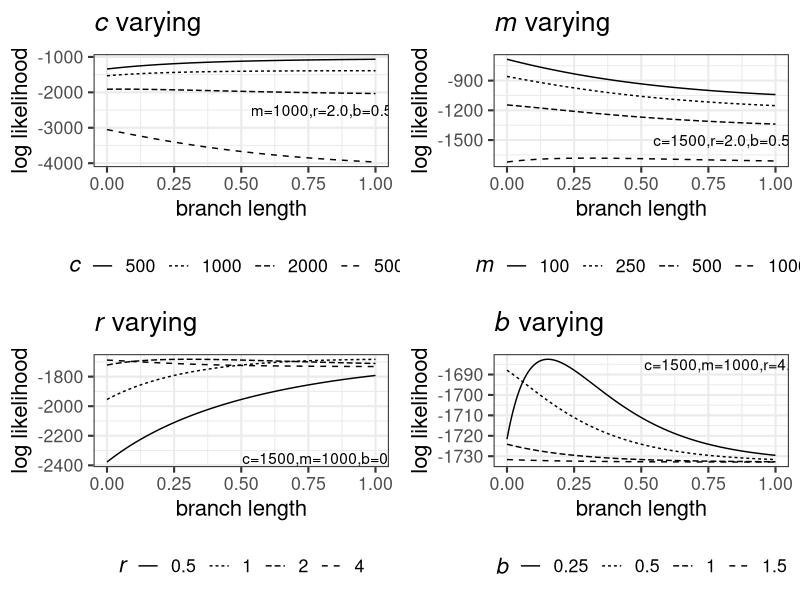

Generate this figure with R:
#!/usr/bin/env Rscript

library(ggplot2)
library(gridExtra)

theme_set(theme_bw(16))
theme_update(legend.position="bottom", legend.key=element_blank(),
             plot.title=element_text(rel(1.0), family = "Helvetica"))

bsm_loglike <- function(t, c, m, r, b) c*log((1+exp(-r*(t+b)))/2)+m*log((1-exp(-r*(t+b)))/2)

varying_title <- function(param)
  ggtitle(bquote(paste(italic(.(param)), .(" varying"))))
linetype <- function(param)
  scale_linetype_discrete(name=bquote(italic(.(param))))
xlabel <- xlab("branch length")
ylabel <- ylab("log likelihood")

x <- seq(0, 1, length.out=200)

r_values <- c(0.5, 1.0, 2.0, 4.0)
b_values <- c(0.25, 0.5, 1.0, 1.5)
m_values <- c(100, 250, 500, 1000)
c_values <- c(500, 1000, 2000, 5000)

b_varying <- expand.grid(t=x, b=b_values)

p_b <- ggplot(b_varying, aes(x=t, y=bsm_loglike(t, 1500, 1000, 4.0, b), linetype=factor(b))) +
  geom_line() +
  linetype('b') +
  xlabel +
  ylabel +
  annotate(geom="text", label="c=1500,m=1000,r=4.0", x=0.8, y=-1685) +
  varying_title('b')

# Plot varying R values
r_varying <- expand.grid(t=x, r=r_values)
p_r <- ggplot(r_varying, aes(x=t, y=bsm_loglike(t, 1500, 1000, r, .5), linetype=factor(r))) +
  geom_line() +
  linetype('r') +
  xlabel +
  ylabel +
  annotate(geom="text", label="c=1500,m=1000,b=0.5", x=0.8, y=-2350) +
  varying_title('r')

# Plot varying m values
m_varying <- expand.grid(t=x, m=m_values)
p_m <- ggplot(m_varying, aes(x=t, y=bsm_loglike(t, 1500, m, 2.0, .5), linetype=factor(m))) +
  geom_line() +
  linetype('m') +
  xlabel +
  ylabel +
  annotate(geom="text", label="c=1500,r=2.0,b=0.5", x=0.8, y=-1500) +
  varying_title('m')


c_varying <- expand.grid(t=x, c=c_values)
p_c <- ggplot(c_varying, aes(x=t, y=bsm_loglike(t, c, 1000, 2.0, .5), linetype=factor(c))) +
  geom_line() +
  linetype('c') +
  xlabel +
  ylabel +
  annotate(geom="text", label="m=1000,r=2.0,b=0.5", x=0.8, y=-2500) +
  varying_title('c')

pdf("parameter_effects.pdf", width=9.25, height=10)
grid.arrange(p_c, p_m, p_r, p_b, nrow=2)
dev.off()
